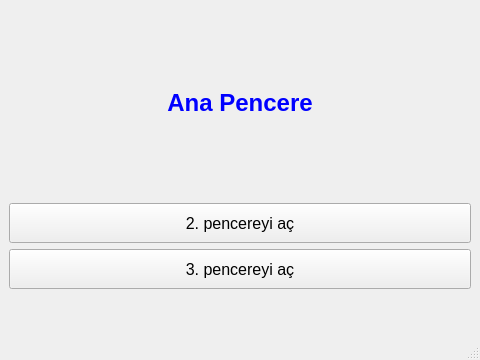
<?xml version="1.0" encoding="UTF-8"?>
<ui version="4.0">
 <class>anapencere</class>
 <widget class="QMainWindow" name="anapencere">
  <property name="geometry">
   <rect>
    <x>0</x>
    <y>0</y>
    <width>480</width>
    <height>360</height>
   </rect>
  </property>
  <property name="windowTitle">
   <string>Çok Pencreli Uygulama</string>
  </property>
  <property name="windowIcon">
   <iconset resource="img/start.qrc">
    <normaloff>:/img/start.ico</normaloff>:/img/start.ico</iconset>
  </property>
  <widget class="QWidget" name="centralwidget">
   <layout class="QGridLayout" name="gridLayout">
    <item row="1" column="0">
     <widget class="QPushButton" name="pushButton_pass_to_secondpage">
      <property name="minimumSize">
       <size>
        <width>0</width>
        <height>40</height>
       </size>
      </property>
      <property name="font">
       <font>
        <pointsize>12</pointsize>
       </font>
      </property>
      <property name="text">
       <string>2. pencereyi aç</string>
      </property>
     </widget>
    </item>
    <item row="0" column="0">
     <widget class="QLabel" name="label">
      <property name="font">
       <font>
        <pointsize>18</pointsize>
        <weight>75</weight>
        <bold>true</bold>
       </font>
      </property>
      <property name="styleSheet">
       <string notr="true">color: rgb(0, 0, 255);</string>
      </property>
      <property name="text">
       <string>Ana Pencere</string>
      </property>
      <property name="alignment">
       <set>Qt::AlignCenter</set>
      </property>
     </widget>
    </item>
    <item row="3" column="0">
     <spacer name="verticalSpacer">
      <property name="orientation">
       <enum>Qt::Vertical</enum>
      </property>
      <property name="sizeType">
       <enum>QSizePolicy::Preferred</enum>
      </property>
      <property name="sizeHint" stdset="0">
       <size>
        <width>20</width>
        <height>40</height>
       </size>
      </property>
     </spacer>
    </item>
    <item row="2" column="0">
     <widget class="QPushButton" name="pushButton_pass_to_third_page">
      <property name="minimumSize">
       <size>
        <width>0</width>
        <height>40</height>
       </size>
      </property>
      <property name="font">
       <font>
        <pointsize>12</pointsize>
       </font>
      </property>
      <property name="text">
       <string>3. pencereyi aç</string>
      </property>
     </widget>
    </item>
   </layout>
  </widget>
  <widget class="QMenuBar" name="menubar">
   <property name="geometry">
    <rect>
     <x>0</x>
     <y>0</y>
     <width>480</width>
     <height>26</height>
    </rect>
   </property>
  </widget>
  <widget class="QStatusBar" name="statusbar"/>
 </widget>
 <resources>
  <include location="img/keyboard.qrc"/>
  <include location="img/turnoff.qrc"/>
  <include location="img/start.qrc"/>
  <include location="img/stop.qrc"/>
 </resources>
 <connections/>
</ui>
